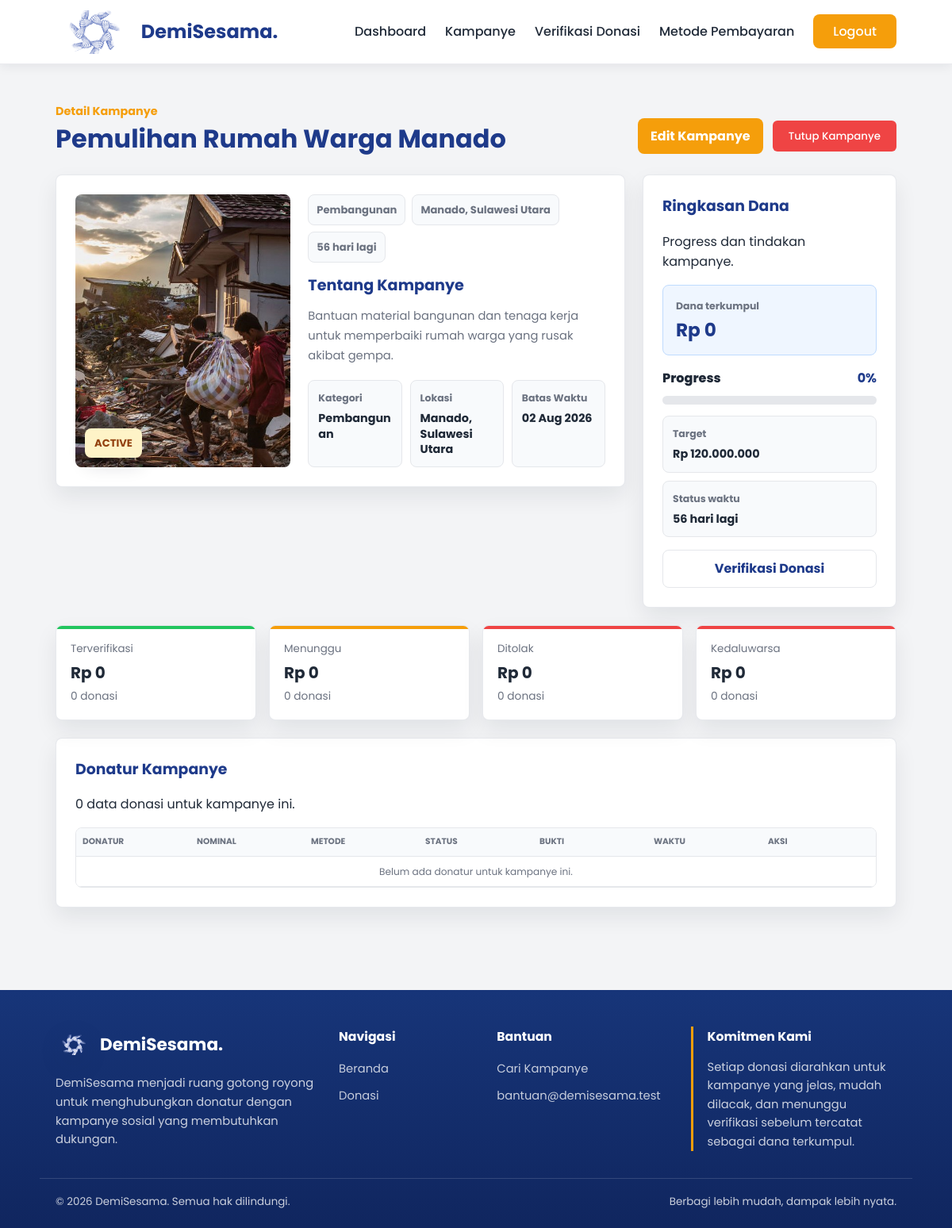
The app's page /admin/detail-kampanye.php?id=15 (signed in), older data.
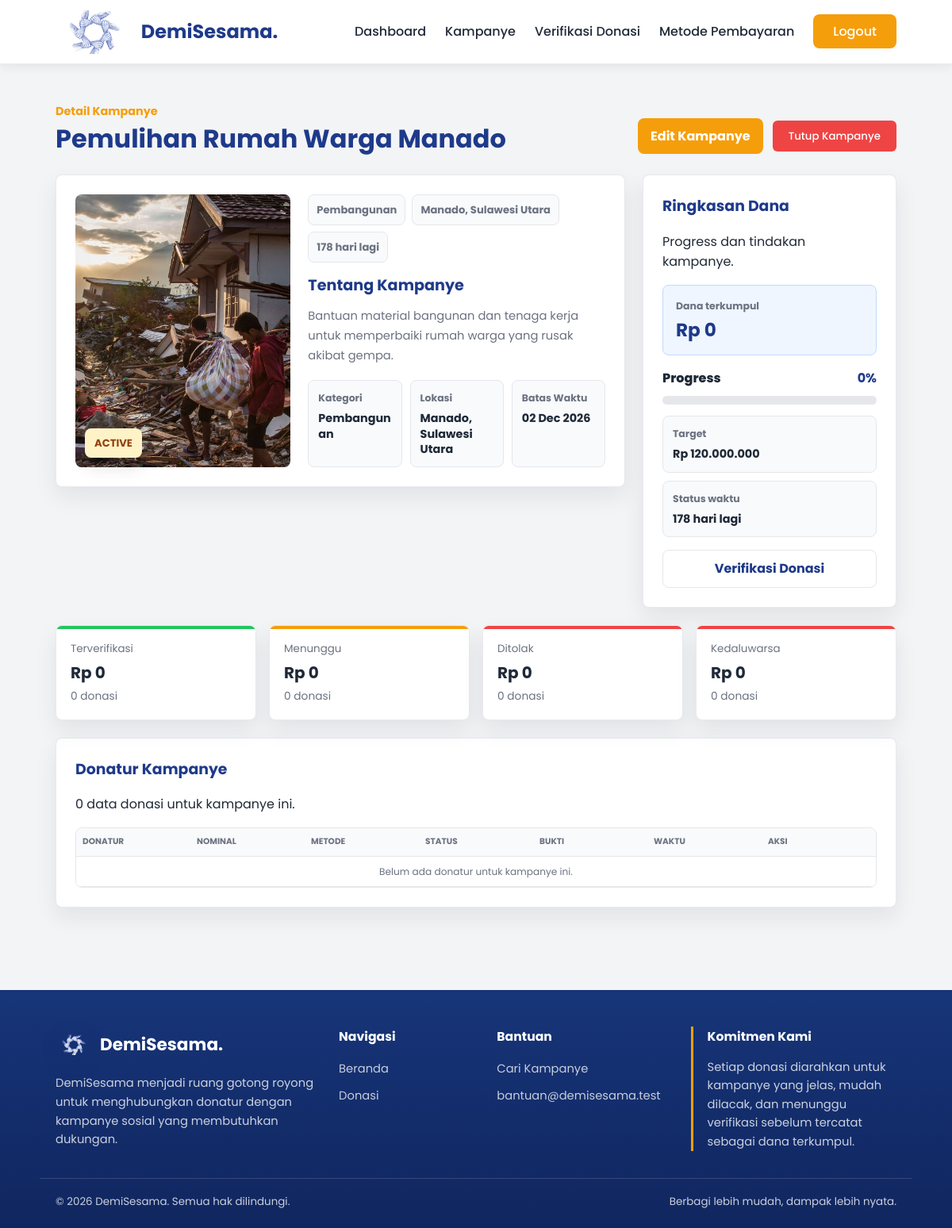
The same page, newer data.
### tables this page shows
CREATE TABLE `kampanye` (
  `id_kampanye` int(11) NOT NULL AUTO_INCREMENT,
  `id_penyelenggara` int(11) NOT NULL,
  `judul_kampanye` varchar(100) NOT NULL,
  `kategori` varchar(50) NOT NULL,
  `lokasi` varchar(100) NOT NULL,
  `deskripsi` varchar(1000) NOT NULL,
  `target_dana` int(15) NOT NULL,
  `dana_terkumpul` int(15) NOT NULL DEFAULT 0,
  `batas_waktu` date NOT NULL,
  `gambar_poster` varchar(255) NOT NULL,
  `status` ENUM('active', 'completed') NOT NULL DEFAULT 'active',
  PRIMARY KEY (`id_kampanye`),
  KEY `id_penyelenggara` (`id_penyelenggara`),
  CONSTRAINT `kampanye_ibfk_1`
    FOREIGN KEY (`id_penyelenggara`)
    REFERENCES `penyelenggara` (`id_penyelenggara`)
    ON DELETE CASCADE
    ON UPDATE CASCADE
);

### components/path_helper.php (called while the page is built, shortened)
<?php
if (!function_exists('appBaseUrl')) {
    function appBaseUrl() {
        static $base_url = null;
        if ($base_url !== null) {
            return $base_url;
        }
        $document_root = realpath($_SERVER['DOCUMENT_ROOT'] ?? '');
        $project_root = realpath(dirname(__DIR__));
        if ($document_root && $project_root && strpos($project_root, $document_root) === 0) {
            $relative = trim(str_replace('\\', '/', substr($project_root, strlen($document_root))), '/');
            $base_url = '/' . ($relative !== '' ? $relative . '/' : '');
            return $base_url;
        }
        $script_name = str_replace('\\', '/', $_SERVER['SCRIPT_NAME'] ?? '/');
        $base_url = preg_replace('#/(admin|auth|pages)/[^/]*$#', '/', $script_name);
        $base_url = preg_replace('#/[^/]*$#', '/', $base_url);
        return $base_url ?: '/';
    }
}
if (!function_exists('url_for')) {
    function url_for($path = '') {
        $path = (string) $path;
        return appBaseUrl() . ltrim($path, '/');
    }
}
if (!function_exists('asset_url')) {
    function asset_url($path) {
        return url_for($path);
    }
}
if (!function_exists('current_page_path')) {
    function current_page_path() {
        $script_name = str_replace('\\', '/', $_SERVER['SCRIPT_NAME'] ?? '');
        $base_url = appBaseUrl();
        return ltrim(basename($script_name), '/');
    }
}
?>

### components/auth.php (called while the page is built, shortened)
<?php
require_once __DIR__ . "/donation_helper.php";
if (!function_exists('currentAdminId')) {
    function currentAdminId() {
        return (int) ($_SESSION['id_penyelenggara'] ?? 0);
    }
}
?>

### components/admin_service.php (called while the page is built, shortened)
<?php
require_once __DIR__ . "/donation_helper.php";
if (!function_exists('fetchAllAssoc')) {
    function fetchAllAssoc($result) {
        $rows = [];
        return $rows;
    }
}
if (!function_exists('getManagedCampaignById')) {
    function getManagedCampaignById($conn, $id_penyelenggara, $id_kampanye) {
        $id_penyelenggara = (int) $id_penyelenggara;
        $id_kampanye = (int) $id_kampanye;
        $stmt = mysqli_prepare($conn, "SELECT * FROM kampanye WHERE id_kampanye = ? AND id_penyelenggara = ? LIMIT 1");
        mysqli_stmt_bind_param($stmt, "ii", $id_kampanye, $id_penyelenggara);
        mysqli_stmt_execute($stmt);
        $result = mysqli_stmt_get_result($stmt);
        $campaign = $result ? mysqli_fetch_assoc($result) : null;
        return $campaign;
    }
}
if (!function_exists('getManagedDonations')) {
    function getManagedDonations($conn, $id_penyelenggara, $status = '', $search = '', $campaign_id = 0, $limit = 0, $offset = 0) {
        $id_penyelenggara = (int) $id_penyelenggara;
        $status = trim($status);
        $search = trim($search);
        $campaign_id = (int) $campaign_id;
        $sql = "SELECT
                    d.*,
                    dn.nama_lengkap,
                    dn.email,
                    k.id_kampanye AS campaign_id,
                    k.judul_kampanye,
                    k.dana_terkumpul
                FROM donasi d
                INNER JOIN kampanye k ON k.id_kampanye = d.id_kampanye
                INNER JOIN donatur dn ON dn.id_donatur = d.id_donatur
                WHERE k.id_penyelenggara = ?
                  AND NOT (d.status = 'PENDING' AND (d.bukti_transfer IS NULL OR d.bukti_transfer = '') AND d.waktu_kadaluarsa < NOW())";
        $types = "i";
        $params = [$id_penyelenggara];
        if ($campaign_id > 0) {
            $sql .= " AND k.id_kampanye = ?";
            $types .= "i";
            $params[] = $campaign_id;
        }
        $sql .= " ORDER BY
                    CASE WHEN d.status = 'PENDING' THEN 0 ELSE 1 END,
                    d.waktu_donasi DESC";
        $limit = (int) $limit;
        $stmt = mysqli_prepare($conn, $sql);
        $bind_params = [];
        $bind_params[] = $types;
        for ($i = 0; $i < count($params); $i++) {
            $bind_params[] = &$params[$i];
        }
        call_user_func_array([$stmt, 'bind_param'], $bind_params);
        mysqli_stmt_execute($stmt);
        $rows = fetchAllAssoc(mysqli_stmt_get_result($stmt));
        return $rows;
    }
}
?>

### components/donation_helper.php (called while the page is built, shortened)
<?php
require_once __DIR__ . "/path_helper.php";
if (!function_exists('e')) {
    function e($value) {
        return htmlspecialchars((string) $value, ENT_QUOTES, 'UTF-8');
    }
}
if (!function_exists('formatRupiah')) {
    function formatRupiah($value) {
        return "Rp " . number_format((float) $value, 0, ',', '.');
    }
}
?>

### admin/detail-kampanye.php (the view, shortened to what the rows shown need)
<?php
require_once __DIR__ . "/../components/auth.php";
require_once __DIR__ . "/../components/admin_service.php";
$admin_id = currentAdminId();
$id_kampanye = filter_input(INPUT_GET, 'id', FILTER_VALIDATE_INT);
$return_page = filter_input(INPUT_GET, 'page', FILTER_VALIDATE_INT) ?: 1;
$return_page = max(1, $return_page);
$return_query = $return_page > 1 ? '?page=' . $return_page : '';
$campaign = getManagedCampaignById($conn, $admin_id, $id_kampanye);
$donations = $campaign ? getManagedDonations($conn, $admin_id, '', '', $id_kampanye) : [];
$donation_totals = [
    'PENDING' => ['count' => 0, 'total' => 0],
    'VERIFIED' => ['count' => 0, 'total' => 0],
    'REJECTED' => ['count' => 0, 'total' => 0],
    'EXPIRED' => ['count' => 0, 'total' => 0],
];
$target = $campaign ? (float) $campaign['target_dana'] : 0;
$collected = $campaign ? (float) $donation_totals['VERIFIED']['total'] : 0;
$progress = $target > 0 ? min(100, round(($collected / $target) * 100)) : 0;
$category_label = $campaign ? ucwords(str_replace('_', ' ', (string) $campaign['kategori'])) : '';
$campaign_status = $campaign ? strtolower(trim((string) ($campaign['status'] ?? 'active'))) : 'active';
$campaign_status = $campaign_status !== '' ? $campaign_status : 'active';
$is_campaign_finished = $campaign
    && in_array($campaign_status, ['completed'], true)
    && isCampaignClosed($campaign);
$display_status = $is_campaign_finished ? 'completed' : $campaign_status;
$display_status_label = $is_campaign_finished ? 'SELESAI' : strtoupper($campaign_status ?: 'active');
$deadline_label = '-';
$remaining_label = '-';
if ($campaign && !empty($campaign['batas_waktu'])) {
    $today = new DateTime('today');
    $deadline = new DateTime($campaign['batas_waktu']);
    $deadline_label = $deadline->format('d M Y');
    if ($is_campaign_finished) {
        $remaining_label = 'Selesai';
    } elseif ($deadline < $today) {
        $remaining_label = 'Melewati batas';
    } else {
        $remaining_label = $today->diff($deadline)->days . ' hari lagi';
    }
}
$summary_cards = [
    'VERIFIED' => ['label' => 'Terverifikasi', 'class' => 'status-card-verified'],
    'PENDING' => ['label' => 'Menunggu', 'class' => 'status-card-pending'],
    'REJECTED' => ['label' => 'Ditolak', 'class' => 'status-card-rejected'],
    'EXPIRED' => ['label' => 'Kedaluwarsa', 'class' => 'status-card-expired'],
];
?>
<!DOCTYPE html>
<html lang="id">
<head>
    <link rel="stylesheet" href="<?php echo asset_url('css/global.css?v=3'); ?>">
    <link rel="stylesheet" href="<?php echo asset_url('css/form.css?v=4'); ?>">
    <link rel="stylesheet" href="<?php echo asset_url('css/admin.css?v=7'); ?>">
</head>
<body>
    <main class="admin-page">
        <div class="container">
            <div class="admin-heading">
                <div>
                    <span>Detail Kampanye</span>
                    <h1><?php echo $campaign ? e($campaign['judul_kampanye']) : 'Kampanye Tidak Ditemukan'; ?></h1>
                </div>
            </div>
            <?php if (!$campaign): ?>
                <section class="admin-panel">
                    <p class="admin-table-note">Kampanye tidak tersedia atau bukan milik akun ini.</p>
                    <a href="<?php echo url_for('admin/kampanye.php' . $return_query); ?>" class="admin-primary-link">Kembali ke Daftar</a>
                </section>
            <?php else: ?>
                <section class="campaign-detail-grid">
                    <article class="admin-panel campaign-detail-card">
                        <div class="campaign-detail-poster">
                            <img src="<?php echo e(asset_url($campaign['gambar_poster'])); ?>" alt="<?php echo e($campaign['judul_kampanye']); ?>">
                            <span class="status-badge status-<?php echo e($display_status); ?>"><?php echo e($display_status_label); ?></span>
                        </div>
                        <div class="campaign-detail-content">
                            <div class="campaign-detail-meta">
                                <span><?php echo e($category_label); ?></span>
                                <span><?php echo e($campaign['lokasi']); ?></span>
                                <span><?php echo e($remaining_label); ?></span>
                            </div>
                            <h2>Tentang Kampanye</h2>
                            <p class="campaign-detail-description"><?php echo nl2br(e($campaign['deskripsi'])); ?></p>
                            <div class="campaign-info-list">
                                <div>
                                    <span>Kategori</span>
                                    <strong><?php echo e($category_label); ?></strong>
                                </div>
                                <div>
                                    <span>Lokasi</span>
                                    <strong><?php echo e($campaign['lokasi']); ?></strong>
                                </div>
                                <div>
                                    <span>Batas Waktu</span>
                                    <strong><?php echo e($deadline_label); ?></strong>
                                </div>
                            </div>
                        </div>
                    </article>
                    <aside class="admin-panel campaign-detail-side">
                        <div class="admin-panel-head">
                            <div>
                                <h2>Ringkasan Dana</h2>
                                <span>Progress dan tindakan kampanye.</span>
                            </div>
                        </div>
                        <div class="campaign-fund-main">
                            <span>Dana terkumpul</span>
                            <strong><?php echo formatRupiah($collected); ?></strong>
                        </div>
                        <div class="campaign-progress-row">
                            <span>Progress</span>
                            <strong><?php echo (int) $progress; ?>%</strong>
                        </div>
                        <div class="dashboard-progress campaign-detail-progress" aria-label="Progress <?php echo (int) $progress; ?> persen">
                        </div>
                        <div class="campaign-side-facts">
                            <div>
                                <span>Target</span>
                                <strong><?php echo formatRupiah($target); ?></strong>
                            </div>
                            <div>
                                <span>Status waktu</span>
                                <strong><?php echo e($remaining_label); ?></strong>
                            </div>
                        </div>
                        <div class="campaign-detail-actions">
                            <a href="<?php echo url_for('admin/donasi.php?campaign=' . (int) $campaign['id_kampanye']); ?>" class="admin-secondary-link">Verifikasi Donasi</a>
                        </div>
                    </aside>
                </section>
                <section class="admin-summary-grid campaign-donation-summary">
                    <?php foreach ($summary_cards as $status => $summary_card): ?>
                        <article class="admin-summary-card <?php echo e($summary_card['class']); ?>">
                            <span><?php echo e($summary_card['label']); ?></span>
                            <strong><?php echo formatRupiah($donation_totals[$status]['total']); ?></strong>
                            <p><?php echo (int) $donation_totals[$status]['count']; ?> donasi</p>
                        </article>
                    <?php endforeach; ?>
                </section>
                <section class="admin-panel">
                    <div class="admin-panel-head">
                        <div>
                            <h2>Donatur Kampanye</h2>
                            <span><?php echo count($donations); ?> data donasi untuk kampanye ini.</span>
                        </div>
                    </div>
                    <div class="verification-table-wrap daftar-donasi-wrap">
                        <table class="verification-table daftar-donasi-table campaign-donor-table">
                            <thead>
                                <tr>
                                    <th>Donatur</th>
                                    <th>Nominal</th>
                                    <th>Metode</th>
                                    <th>Status</th>
                                    <th>Bukti</th>
                                    <th>Waktu</th>
                                    <th>Aksi</th>
                                </tr>
                            </thead>
                            <tbody>
                                <?php if (empty($donations)): ?>
                                    <tr class="verification-empty-row"><td colspan="7">Belum ada donatur untuk kampanye ini.</td></tr>
                                <?php endif; ?>
                            </tbody>
                        </table>
                    </div>
                </section>
            <?php endif; ?>
        </div>
    </main>
</body>
</html>

Row changes from the older to the newer data that the page shows:
changed kampanye "Pemulihan Rumah Warga Manado": batas_waktu "56 hari lagi" → "178 hari lagi"; batas_waktu "02 Aug 2026" → "02 Dec 2026"
